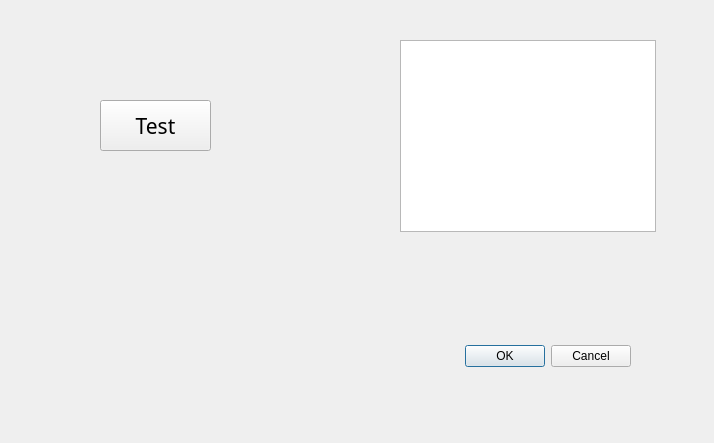
<?xml version="1.0" encoding="UTF-8"?>
<ui version="4.0">
 <class>Dialog</class>
 <widget class="QDialog" name="Dialog">
  <property name="geometry">
   <rect>
    <x>0</x>
    <y>0</y>
    <width>714</width>
    <height>443</height>
   </rect>
  </property>
  <property name="windowTitle">
   <string>Dialog</string>
  </property>
  <widget class="QDialogButtonBox" name="buttonBox">
   <property name="geometry">
    <rect>
     <x>290</x>
     <y>340</y>
     <width>341</width>
     <height>32</height>
    </rect>
   </property>
   <property name="orientation">
    <enum>Qt::Horizontal</enum>
   </property>
   <property name="standardButtons">
    <set>QDialogButtonBox::Cancel|QDialogButtonBox::Ok</set>
   </property>
  </widget>
  <widget class="QPushButton" name="pushButton">
   <property name="geometry">
    <rect>
     <x>100</x>
     <y>100</y>
     <width>111</width>
     <height>51</height>
    </rect>
   </property>
   <property name="font">
    <font>
     <family>黑体</family>
     <pointsize>16</pointsize>
    </font>
   </property>
   <property name="text">
    <string>Test</string>
   </property>
  </widget>
  <widget class="QTextBrowser" name="textBrowser">
   <property name="geometry">
    <rect>
     <x>400</x>
     <y>40</y>
     <width>256</width>
     <height>192</height>
    </rect>
   </property>
  </widget>
 </widget>
 <resources/>
 <connections/>
</ui>
